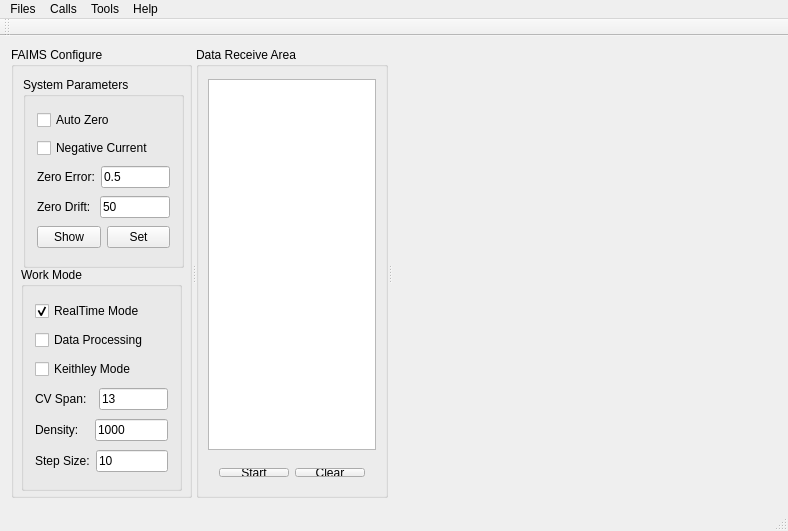
<?xml version="1.0" encoding="UTF-8"?>
<ui version="4.0">
 <class>MainWindow</class>
 <widget class="QMainWindow" name="MainWindow">
  <property name="geometry">
   <rect>
    <x>0</x>
    <y>0</y>
    <width>788</width>
    <height>527</height>
   </rect>
  </property>
  <property name="windowTitle">
   <string>MainWindow</string>
  </property>
  <widget class="QWidget" name="centralWidget">
   <layout class="QHBoxLayout" name="horizontalLayout_8">
    <item>
     <widget class="QSplitter" name="splitter">
      <property name="orientation">
       <enum>Qt::Horizontal</enum>
      </property>
      <widget class="QGroupBox" name="groupBox">
       <property name="minimumSize">
        <size>
         <width>181</width>
         <height>451</height>
        </size>
       </property>
       <property name="maximumSize">
        <size>
         <width>181</width>
         <height>451</height>
        </size>
       </property>
       <property name="title">
        <string>FAIMS Configure</string>
       </property>
       <widget class="QGroupBox" name="System_Parameters">
        <property name="geometry">
         <rect>
          <x>12</x>
          <y>30</y>
          <width>161</width>
          <height>191</height>
         </rect>
        </property>
        <property name="title">
         <string>System Parameters</string>
        </property>
        <layout class="QVBoxLayout" name="verticalLayout_2">
         <item>
          <widget class="QCheckBox" name="autozerocheckBox">
           <property name="text">
            <string>Auto Zero</string>
           </property>
          </widget>
         </item>
         <item>
          <widget class="QCheckBox" name="negativecurrentcheckBox">
           <property name="text">
            <string>Negative Current</string>
           </property>
           <property name="checked">
            <bool>false</bool>
           </property>
          </widget>
         </item>
         <item>
          <layout class="QHBoxLayout" name="horizontalLayout">
           <item>
            <widget class="QLabel" name="zeroerrorlabel">
             <property name="text">
              <string>Zero Error:</string>
             </property>
            </widget>
           </item>
           <item>
            <widget class="QLineEdit" name="zeroerrorlineEdit">
             <property name="text">
              <string>0.5</string>
             </property>
            </widget>
           </item>
          </layout>
         </item>
         <item>
          <layout class="QHBoxLayout" name="horizontalLayout_2">
           <item>
            <widget class="QLabel" name="zerodriftlabel">
             <property name="text">
              <string>Zero Drift: </string>
             </property>
            </widget>
           </item>
           <item>
            <widget class="QLineEdit" name="zerodriftlineEdit">
             <property name="text">
              <string>50</string>
             </property>
            </widget>
           </item>
          </layout>
         </item>
         <item>
          <layout class="QHBoxLayout" name="horizontalLayout_3">
           <item>
            <widget class="QPushButton" name="showsystemButton">
             <property name="text">
              <string>Show</string>
             </property>
            </widget>
           </item>
           <item>
            <widget class="QPushButton" name="setsystemButton">
             <property name="text">
              <string>Set</string>
             </property>
            </widget>
           </item>
          </layout>
         </item>
        </layout>
       </widget>
       <widget class="QGroupBox" name="Work_Mode">
        <property name="geometry">
         <rect>
          <x>10</x>
          <y>220</y>
          <width>161</width>
          <height>224</height>
         </rect>
        </property>
        <property name="title">
         <string>Work Mode</string>
        </property>
        <layout class="QVBoxLayout" name="verticalLayout">
         <item>
          <widget class="QCheckBox" name="Mode1checkBox">
           <property name="text">
            <string>RealTime Mode</string>
           </property>
           <property name="checked">
            <bool>true</bool>
           </property>
          </widget>
         </item>
         <item>
          <widget class="QCheckBox" name="Mode2checkBox">
           <property name="text">
            <string>Data Processing</string>
           </property>
          </widget>
         </item>
         <item>
          <widget class="QCheckBox" name="Mode3checkBox">
           <property name="text">
            <string>Keithley Mode</string>
           </property>
          </widget>
         </item>
         <item>
          <layout class="QHBoxLayout" name="horizontalLayout_4">
           <item>
            <widget class="QLabel" name="label">
             <property name="text">
              <string>CV Span:  </string>
             </property>
            </widget>
           </item>
           <item>
            <widget class="QLineEdit" name="svaluelineEdit">
             <property name="text">
              <string>13</string>
             </property>
            </widget>
           </item>
          </layout>
         </item>
         <item>
          <layout class="QHBoxLayout" name="horizontalLayout_5">
           <item>
            <widget class="QLabel" name="label_2">
             <property name="text">
              <string>Density:   </string>
             </property>
            </widget>
           </item>
           <item>
            <widget class="QLineEdit" name="cvaluelineEdit">
             <property name="text">
              <string>1000</string>
             </property>
            </widget>
           </item>
          </layout>
         </item>
         <item>
          <layout class="QHBoxLayout" name="horizontalLayout_6">
           <item>
            <widget class="QLabel" name="label_3">
             <property name="text">
              <string>Step Size:</string>
             </property>
            </widget>
           </item>
           <item>
            <widget class="QLineEdit" name="tvaluelineEdit">
             <property name="text">
              <string>10</string>
             </property>
            </widget>
           </item>
          </layout>
         </item>
        </layout>
       </widget>
      </widget>
      <widget class="QGroupBox" name="Data_Receive_Area">
       <property name="minimumSize">
        <size>
         <width>192</width>
         <height>451</height>
        </size>
       </property>
       <property name="maximumSize">
        <size>
         <width>192</width>
         <height>451</height>
        </size>
       </property>
       <property name="title">
        <string>Data Receive Area</string>
       </property>
       <widget class="QTextEdit" name="receivetextEdit">
        <property name="geometry">
         <rect>
          <x>12</x>
          <y>32</y>
          <width>168</width>
          <height>371</height>
         </rect>
        </property>
       </widget>
       <widget class="QWidget" name="">
        <property name="geometry">
         <rect>
          <x>12</x>
          <y>410</y>
          <width>168</width>
          <height>31</height>
         </rect>
        </property>
        <layout class="QHBoxLayout" name="horizontalLayout_7">
         <item>
          <widget class="QPushButton" name="startButton">
           <property name="styleSheet">
            <string notr="true"/>
           </property>
           <property name="text">
            <string>Start</string>
           </property>
          </widget>
         </item>
         <item>
          <widget class="QPushButton" name="clearButton">
           <property name="text">
            <string>Clear</string>
           </property>
          </widget>
         </item>
        </layout>
       </widget>
      </widget>
      <widget class="QWidget" name="verticalLayoutWidget">
       <layout class="QVBoxLayout" name="chartLayout"/>
      </widget>
     </widget>
    </item>
   </layout>
  </widget>
  <widget class="QMenuBar" name="menuBar">
   <property name="geometry">
    <rect>
     <x>0</x>
     <y>0</y>
     <width>788</width>
     <height>22</height>
    </rect>
   </property>
   <widget class="QMenu" name="menuCalls">
    <property name="title">
     <string>Calls</string>
    </property>
    <addaction name="actionConnect"/>
    <addaction name="actionDisconnect"/>
   </widget>
   <widget class="QMenu" name="menuTools">
    <property name="title">
     <string>Tools</string>
    </property>
    <addaction name="actionConfigure"/>
    <addaction name="actionClear"/>
   </widget>
   <widget class="QMenu" name="menuHelp">
    <property name="title">
     <string>Help</string>
    </property>
    <addaction name="actionAbout"/>
    <addaction name="actionAbout_Qt"/>
   </widget>
   <widget class="QMenu" name="menuFiles">
    <property name="title">
     <string>Files</string>
    </property>
    <addaction name="actionOpen_file"/>
    <addaction name="actionSave_Data"/>
    <addaction name="actionSave_Chart"/>
    <addaction name="actionQuit_2"/>
   </widget>
   <addaction name="menuFiles"/>
   <addaction name="menuCalls"/>
   <addaction name="menuTools"/>
   <addaction name="menuHelp"/>
  </widget>
  <widget class="QToolBar" name="mainToolBar">
   <attribute name="toolBarArea">
    <enum>TopToolBarArea</enum>
   </attribute>
   <attribute name="toolBarBreak">
    <bool>false</bool>
   </attribute>
  </widget>
  <widget class="QStatusBar" name="statusBar"/>
  <action name="actionConnect">
   <property name="text">
    <string>Connect</string>
   </property>
  </action>
  <action name="actionDisconnect">
   <property name="text">
    <string>Disconnect</string>
   </property>
  </action>
  <action name="actionQuit">
   <property name="text">
    <string>Quit</string>
   </property>
  </action>
  <action name="actionConfigure">
   <property name="text">
    <string>Configure</string>
   </property>
  </action>
  <action name="actionClear">
   <property name="text">
    <string>Clear</string>
   </property>
  </action>
  <action name="actionAbout">
   <property name="text">
    <string>About System</string>
   </property>
  </action>
  <action name="actionAbout_Qt">
   <property name="text">
    <string>About Qt</string>
   </property>
  </action>
  <action name="actionSave_Data">
   <property name="text">
    <string>Save Datas</string>
   </property>
  </action>
  <action name="actionSave_Chart">
   <property name="text">
    <string>Save Chart</string>
   </property>
  </action>
  <action name="actionQuit_2">
   <property name="text">
    <string>Quit</string>
   </property>
  </action>
  <action name="actionOpen_file">
   <property name="text">
    <string>Open file</string>
   </property>
  </action>
 </widget>
 <layoutdefault spacing="6" margin="11"/>
 <resources/>
 <connections/>
</ui>
